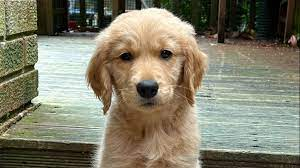
#> input picture Images/puppy.jpeg, 300 x 168 px, found by its file name
$ jupyter execute sec_4_blending_and_pasting.ipynb   (shell and % lines are left out)
#> lines starting #> are read from the running program, lines starting #| are printed output that depends on the picture
[cell 1]
import cv2
import matplotlib.pyplot as plt

[cell 2]
img_1 = cv2.imread('/home/srijanani/GIT/OpenCV/Images/puppy.jpeg')
#> img_1 is the input picture: shape (168, 300, 3); mean B, G, R 106.1, 125.6, 129.4
img_1 = cv2.cvtColor(img_1, cv2.COLOR_BGR2RGB)

img_2 = cv2.imread('/home/srijanani/GIT/OpenCV/Images/home.jpeg')
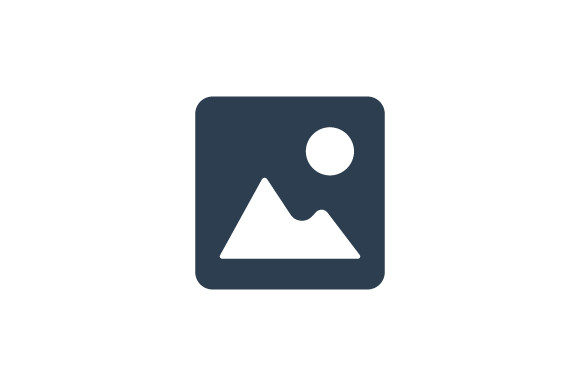
#> input picture Images/home.jpeg, 580 x 386 px, found by its file name
#> img_2 is the input picture: shape (386, 580, 3); mean B, G, R 232.6, 230.4, 228.2
img_2 = cv2.cvtColor(img_2, cv2.COLOR_BGR2RGB)

plt.imshow(img_1)

[cell 3]
plt.imshow(img_2)

[cell 4]
img_1.shape
#> Out = (168, 300, 3)

[cell 5]
img_2.shape
#> Out = (386, 580, 3)

[cell 6]
# BLENDING IMAGE WITH SAME SIZE
# RESIZING THE IMAGES USING THE RESIZE FUNCTION

img_1 = cv2.resize(img_1, (300, 300))
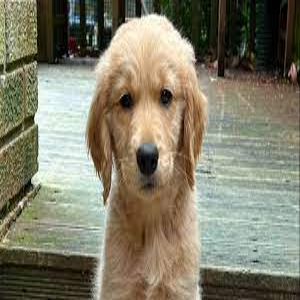
#> img_1: shape (300, 300, 3); mean R, G, B 129.3, 125.5, 106

img_2 = cv2.resize(img_2, (300, 300))
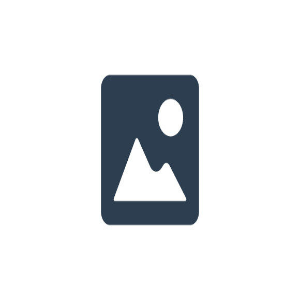
#> img_2: shape (300, 300, 3); mean R, G, B 228.2, 230.4, 232.7

img_1.shape
#> Out = (300, 300, 3)

[cell 7]
img_2.shape
#> Out = (300, 300, 3)

[cell 8]
# AFTER RESIZING THE FIRST IMAGE

plt.imshow(img_1)

[cell 9]
# AFTER RESIZING THE SECOND IMAGE

plt.imshow(img_2)

[cell 10]
# BLENDING THE IMAGE USING ADD WEIGHT FUNTION

blended = cv2.addWeighted(src1=img_1,alpha=0.5,src2=img_2,beta=0.5,gamma=1)
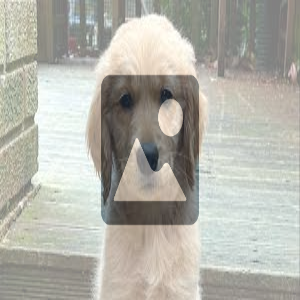
#> blended: shape (300, 300, 3); mean R, G, B 179.8, 179, 170.3

plt.imshow(blended)

[cell 11]
img_1 = cv2.imread('/home/srijanani/GIT/OpenCV/Images/puppy.jpeg')
img_1 = cv2.cvtColor(img_1, cv2.COLOR_BGR2RGB)

img_2 = cv2.imread('/home/srijanani/GIT/OpenCV/Images/home.jpeg')
img_2 = cv2.cvtColor(img_2, cv2.COLOR_BGR2RGB)

plt.imshow(img_1)

[cell 12]
plt.imshow(img_2)

[cell 13]
# RESIZING THE SECOND IMAGE

img_2 = cv2.resize(img_2, (100, 100))
#> img_2: shape (100, 100, 3)

plt.imshow(img_2)

[cell 14]
large_img = img_1

small_img = img_2

x_start = 0

y_start = 0

x_end = x_start + small_img.shape[1]
#> x_end = 100

y_end = y_start + small_img.shape[0]
#> y_end = 100

small_img.shape
#> Out = (100, 100, 3)

[cell 15]
large_img[y_start : y_end, x_start : x_end] = small_img
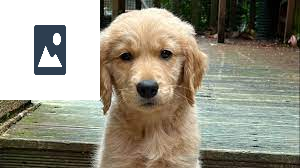
#> large_img: shape (168, 300, 3); mean R, G, B 148.4, 144.1, 128.6

plt.imshow(large_img)
